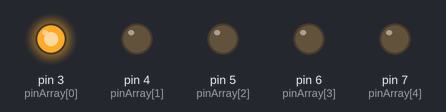
Bench run of a sketch on a simulated Arduino Uno, built with avr-gcc and run on an emulated ATmega328P. Parts: output pins drawn as LEDs (lit = HIGH).

Above: at 0.03 s.
At 0.57 s:
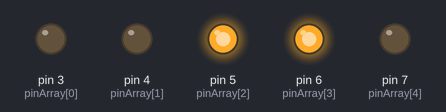
At 1.17 s:
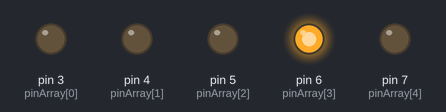
At 2.13 s:
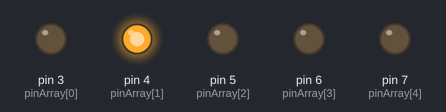
At 2.85 s:
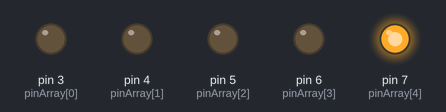
At 4.29 s:
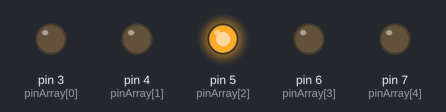
Timing chart, 0 to 4.6 s (numbered marks = the images above):
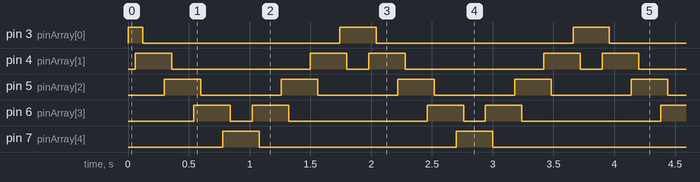

The sketch:

knightRider.ino
```cpp
/* Knight Rider 3
 * --------------
 *
 * This example concentrates on making the visuals fluid.
 *
 *
 * (cleft) 2005 K3, Malmo University
 * @author: David Cuartielles
 * @hardware: David Cuartielles, Aaron Hallborg
 */

int pinArray[] = {3, 4, 5, 6, 7};
int count = 0;
int timer = 60;

void setup(){
  for (count=0;count<5;count++) {
    pinMode(pinArray[count], OUTPUT);
  }
}

void loop() {
  for (count=0;count<4;count++) {
   digitalWrite(pinArray[count], HIGH);
   delay(timer);
   digitalWrite(pinArray[count + 1], HIGH);
   delay(timer);
   digitalWrite(pinArray[count], LOW);
   delay(timer*2);
  }
  for (count=4;count>0;count--) {
   digitalWrite(pinArray[count], HIGH);
   delay(timer);
   digitalWrite(pinArray[count - 1], HIGH);
   delay(timer);
   digitalWrite(pinArray[count], LOW);
   delay(timer*2);
  }
}
```

Measured:
- by itself, pin 3 (pinArray[0]): repeats every 1.9 s: LOW 1.6 s, HIGH 0.30 s
- by itself, pin 4 (pinArray[1]): repeats every 1.9 s: LOW 1.1 s, HIGH 0.30 s, LOW 0.18 s, HIGH 0.30 s
- by itself, pin 5 (pinArray[2]): alternates HIGH for 0.30 s and LOW for 0.66 s
- by itself, pin 6 (pinArray[3]): repeats every 1.9 s: LOW 0.18 s, HIGH 0.30 s, LOW 1.1 s, HIGH 0.30 s
- by itself, pin 7 (pinArray[4]): alternates HIGH for 0.30 s and LOW for 1.6 s
